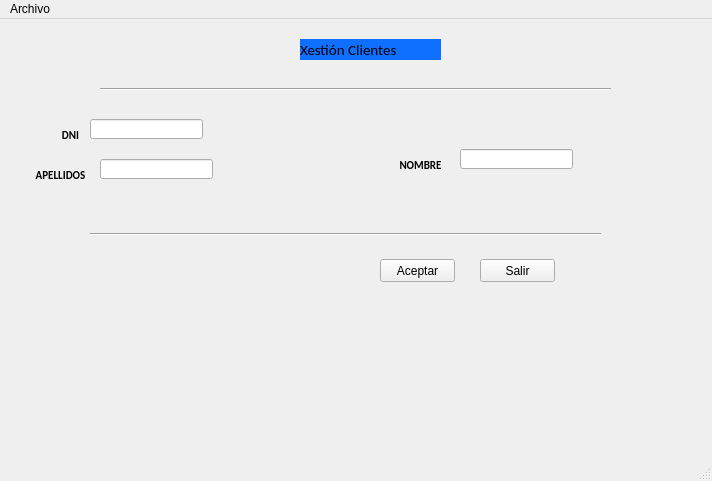
<?xml version="1.0" encoding="UTF-8"?>
<ui version="4.0">
 <class>VenPrincipal</class>
 <widget class="QMainWindow" name="VenPrincipal">
  <property name="geometry">
   <rect>
    <x>0</x>
    <y>0</y>
    <width>712</width>
    <height>481</height>
   </rect>
  </property>
  <property name="windowTitle">
   <string>MainWindow</string>
  </property>
  <widget class="QWidget" name="centralwidget">
   <widget class="QLabel" name="lblDNI">
    <property name="geometry">
     <rect>
      <x>30</x>
      <y>100</y>
      <width>81</width>
      <height>31</height>
     </rect>
    </property>
    <property name="font">
     <font>
      <family>Calibri</family>
      <pointsize>8</pointsize>
      <weight>75</weight>
      <bold>true</bold>
     </font>
    </property>
    <property name="text">
     <string>DNI</string>
    </property>
    <property name="alignment">
     <set>Qt::AlignCenter</set>
    </property>
   </widget>
   <widget class="QPushButton" name="centralwidget_2">
    <property name="geometry">
     <rect>
      <x>380</x>
      <y>240</y>
      <width>75</width>
      <height>23</height>
     </rect>
    </property>
    <property name="text">
     <string>Aceptar</string>
    </property>
   </widget>
   <widget class="QLabel" name="lblxes">
    <property name="geometry">
     <rect>
      <x>300</x>
      <y>20</y>
      <width>141</width>
      <height>21</height>
     </rect>
    </property>
    <property name="font">
     <font>
      <family>Calibri</family>
      <pointsize>11</pointsize>
      <weight>50</weight>
      <italic>false</italic>
      <bold>false</bold>
     </font>
    </property>
    <property name="autoFillBackground">
     <bool>false</bool>
    </property>
    <property name="styleSheet">
     <string notr="true">
font: 11pt &quot;Calibri&quot;;
background-color: rgb(15, 111, 255);</string>
    </property>
    <property name="text">
     <string>Xestión Clientes</string>
    </property>
   </widget>
   <widget class="QLabel" name="lblapel">
    <property name="geometry">
     <rect>
      <x>20</x>
      <y>140</y>
      <width>81</width>
      <height>31</height>
     </rect>
    </property>
    <property name="font">
     <font>
      <family>Calibri</family>
      <pointsize>8</pointsize>
      <weight>75</weight>
      <bold>true</bold>
     </font>
    </property>
    <property name="text">
     <string>APELLIDOS</string>
    </property>
    <property name="alignment">
     <set>Qt::AlignCenter</set>
    </property>
   </widget>
   <widget class="QPushButton" name="centralwidget_3">
    <property name="geometry">
     <rect>
      <x>480</x>
      <y>240</y>
      <width>75</width>
      <height>23</height>
     </rect>
    </property>
    <property name="text">
     <string>Salir</string>
    </property>
   </widget>
   <widget class="QLabel" name="lblnome">
    <property name="geometry">
     <rect>
      <x>380</x>
      <y>130</y>
      <width>81</width>
      <height>31</height>
     </rect>
    </property>
    <property name="font">
     <font>
      <family>Calibri</family>
      <pointsize>8</pointsize>
      <weight>75</weight>
      <bold>true</bold>
     </font>
    </property>
    <property name="text">
     <string>NOMBRE</string>
    </property>
    <property name="alignment">
     <set>Qt::AlignCenter</set>
    </property>
   </widget>
   <widget class="Line" name="line">
    <property name="geometry">
     <rect>
      <x>100</x>
      <y>55</y>
      <width>511</width>
      <height>31</height>
     </rect>
    </property>
    <property name="orientation">
     <enum>Qt::Horizontal</enum>
    </property>
   </widget>
   <widget class="Line" name="line_2">
    <property name="geometry">
     <rect>
      <x>90</x>
      <y>200</y>
      <width>511</width>
      <height>31</height>
     </rect>
    </property>
    <property name="orientation">
     <enum>Qt::Horizontal</enum>
    </property>
   </widget>
   <widget class="QLineEdit" name="lineEdit">
    <property name="geometry">
     <rect>
      <x>90</x>
      <y>100</y>
      <width>113</width>
      <height>20</height>
     </rect>
    </property>
   </widget>
   <widget class="QLineEdit" name="lineEdit_2">
    <property name="geometry">
     <rect>
      <x>100</x>
      <y>140</y>
      <width>113</width>
      <height>20</height>
     </rect>
    </property>
   </widget>
   <widget class="QLineEdit" name="lineEdit_3">
    <property name="geometry">
     <rect>
      <x>460</x>
      <y>130</y>
      <width>113</width>
      <height>20</height>
     </rect>
    </property>
   </widget>
  </widget>
  <widget class="QMenuBar" name="menubar">
   <property name="geometry">
    <rect>
     <x>0</x>
     <y>0</y>
     <width>712</width>
     <height>21</height>
    </rect>
   </property>
   <widget class="QMenu" name="menuArchivo">
    <property name="title">
     <string>Archivo</string>
    </property>
    <addaction name="actionSalir"/>
   </widget>
   <addaction name="menuArchivo"/>
  </widget>
  <widget class="QStatusBar" name="statusbar"/>
  <action name="actionSalir">
   <property name="text">
    <string>Salir</string>
   </property>
  </action>
 </widget>
 <resources/>
 <connections/>
</ui>
